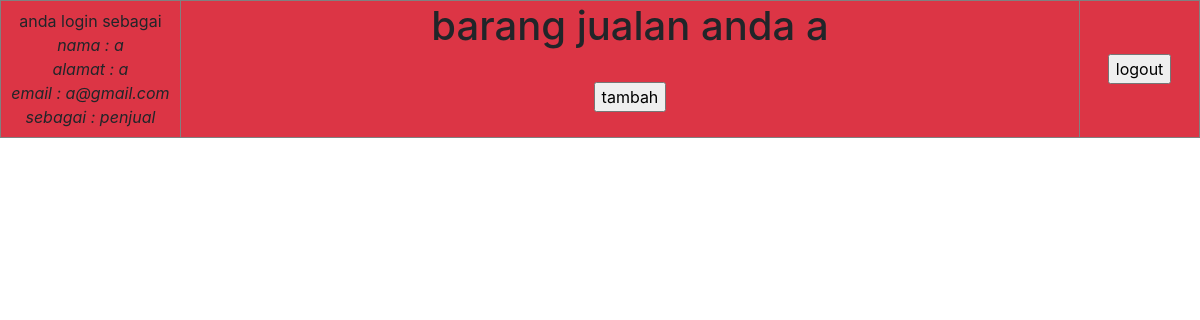
The app's page /beranda.php (signed in) with its own data.
### tables this page shows
CREATE TABLE `user` (
  `username` varchar(500) NOT NULL,
  `password` varchar(500) NOT NULL,
  `nama` varchar(500) NOT NULL,
  `alamat` varchar(500) NOT NULL,
  `email` varchar(500) NOT NULL,
  `jenis` varchar(500) NOT NULL,
  `level` varchar(500) NOT NULL
);

### fungsi.php (called while the page is built, shortened)
<?php
require 'koneksi.php';
function query($query){
	global $kon;
	$result = mysqli_query($kon,$query);
	$rows = [];
	while ($row = mysqli_fetch_assoc($result)) {
		$rows = $row;
	}
return $rows;
}
 ?>

### beranda.php (the view, shortened to what this page needs)
<?php
require "koneksi.php";
require "fungsi.php";
$nama = $_SESSION['nama'];
$query2 = query("SELECT * FROM user WHERE nama ='$nama'");
 ?>
<!DOCTYPE html>
<html>
<link rel="stylesheet" href="https://cdn.jsdelivr.net/npm/bootstrap@4.0.0/dist/css/bootstrap.min.css">
<head>
</head>
<body class="text-center">
	<form class="text-center" method="post">
		<table border="1" style="width: 100%;">
			<tr class="bg-danger">
				<td style="width:15% ;">
				anda login sebagai <br>
				<i>
				nama : <?= $query2["nama"]; ?> <br>
				alamat : <?= $query2["alamat"]; ?> <br>
				email : <?= $query2["email"]; ?><br>
				sebagai : <?= $query2["level"]  ?>
				</i>
				</td>
				<td style="width:75 %;">
					<h1>barang jualan anda <?= $query2["nama"] ?></h1> <br>
					<input type="submit" name="tambah" value="tambah"> <br><br>
				</td>
				<td style="width :10%;">
					<input type="submit" name="keluar" value="logout">
				</td>
			</tr>
		</table>
	</form>
</body>
</html>

### records on screen
user: nama "a", alamat "a", email "a@gmail.com", level "penjual"
